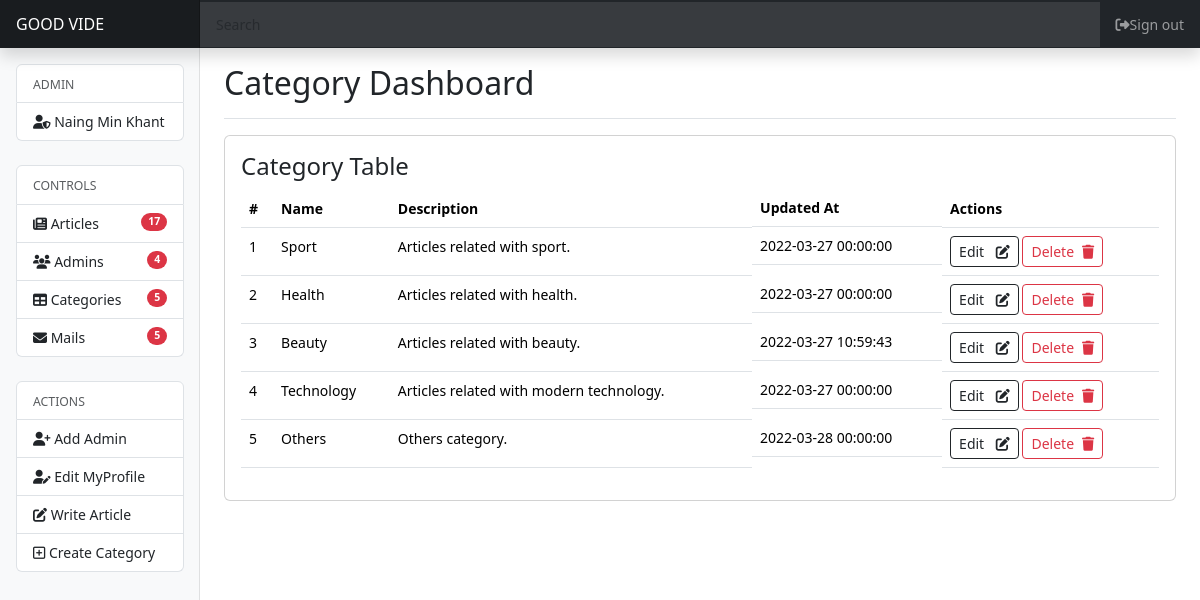
Screenshot of /admin/category.php (signed in) with the database file from the repository.
### tables this page shows
CREATE TABLE `categories` (
  `id` int NOT NULL,
  `name` varchar(50) NOT NULL,
  `description` text NOT NULL,
  `created_at` datetime NOT NULL,
  `updated_at` datetime NOT NULL DEFAULT CURRENT_TIMESTAMP
);

### config/DB.php (called while the page is built, shortened)
<?php
class DB
{
    function __construct()
    {
        try {
            $this->pdo = new PDO("mysql:dbhost=" . self::DB_HOST . ";dbname=" . self::DB_NAME, self::DB_USERNAME, self::DB_PSW, [
                PDO::ATTR_ERRMODE => PDO::ERRMODE_EXCEPTION,
                PDO::ATTR_DEFAULT_FETCH_MODE => PDO::FETCH_OBJ
            ]);
        } catch (PDOException $e) {
            $e->getMessage();
        }
    }
    public function crud($query, $data = null, $fetch = null, $fetchAll = null)
    {
        $stmt = $this->pdo->prepare($query);
        $result = $stmt->execute($data);
        if ($fetchAll) return $stmt->fetchAll();
        return $result;
    }
}

### admin/category.php (the view)
<?php require "header.php" ?>
<div class="d-flex justify-content-between flex-wrap flex-md-nowrap align-items-center pt-3 pb-2 mb-3 border-bottom">
    <h1 class="h2">Category Dashboard</h1>
</div>
<div class="card">
    <div class="card-body">
        <h4 class="card-title">Category Table</h4>
        <table class="table">
            <thead>
                <th>#</th>
                <th>Name</th>
                <th>Description</th>
                <th class="d-none d-md-block">Updated At</th>
                <th>Actions</th>
            </thead>
            <tbody>
                <?php
                if (empty($_POST['search'])) {
                    $cats = $db->crud("SELECT * FROM categories", null, false, true);
                } else {
                    $searchKey = $_POST['search'];
                    $cats = $db->crud("SELECT * FROM categories WHERE name LIKE '%$searchKey%'", null, false, true);
                }
                if ($cats) :
                    $no = 1;
                    foreach ($cats as $cat) : ?>
                        <tr>
                            <td><?= $no ?></td>
                            <td><?= $cat->name ?></td>
                            <td><?= $cat->description ?></td>
                            <td class="d-none d-md-block"><?= $cat->updated_at ?></td>
                            <td class="">
                                <a href="edit-category.php?id=<?= $cat->id ?>" class="btn btn-sm btn-outline-dark"><span class="d-none d-md-inline">Edit</span> <i class="fa-solid fa-pen-to-square ps-0 ps-md-2"></i></a>
                                <a href="delete-category.php?id=<?= $cat->id ?>" class="btn btn-sm btn-outline-danger" onclick="return confirm('Are you sure you want to delete?')"><span class="d-none d-md-inline">Delete</span><i class="fa-solid fa-trash ps-0 ps-md-2"></i></a>
                            </td>
                        </tr>
                <?php $no++;
                    endforeach;
                endif; ?>
            </tbody>
        </table>
    </div>
</div>
<?php require "footer.php" ?>

### admin/css/dashboard.css (style rules this page uses)
body { font-size: .875rem; }

### rows the page displays
categories: name "Sport", description "Articles related with sport.", updated_at "2022-03-27 00:00:00"
categories: name "Health", description "Articles related with health.", updated_at "2022-03-27 00:00:00"
categories: name "Beauty", description "Articles related with beauty.", updated_at "2022-03-27 10:59:43"
categories: name "Technology", description "Articles related with modern technology.", updated_at "2022-03-27 00:00:00"
categories: name "Others", description "Others category.", updated_at "2022-03-28 00:00:00"

### other values shown
$_SESSION['admin']['name'] "Naing Min Khant"
count($numOfarts) "17"
count($numOfadmins) "4"
count($numOfcats) "5"
count($numOfmails) "5"
